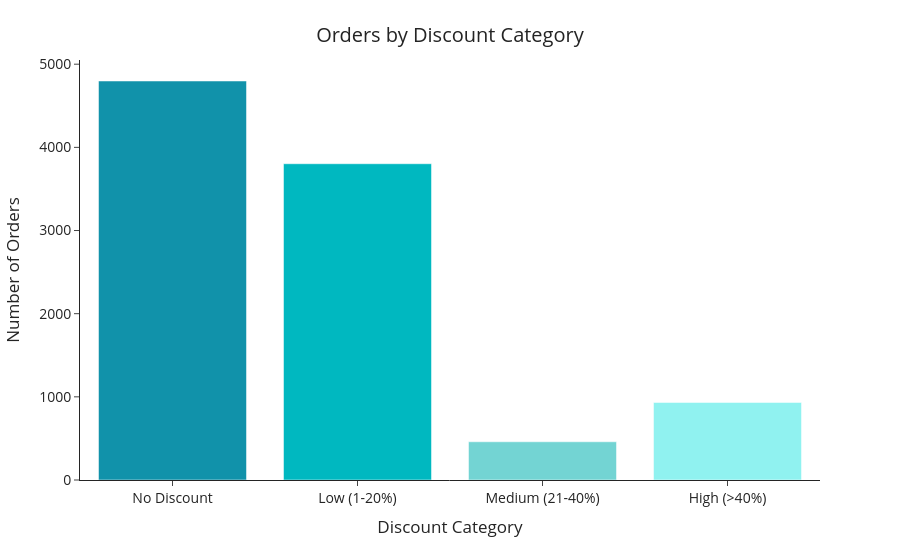

Notebook source saved alongside this figure:
### Code cell
# Discount category
discount_counts = df['Discount Category'].value_counts().sort_index().reset_index()
discount_counts.columns = ['Discount Category', 'Orders']

fig = px.bar(
    discount_counts,
    x='Discount Category',
    y='Orders',
    color='Discount Category',
    template='simple_white',
    color_discrete_sequence=colors
)

fig.update_layout(
    xaxis_title="Discount Category",
    yaxis_title="Number of Orders",
    showlegend=False,
    font=dict(size=14),
    title={'text': "Orders by Discount Category", 'y': 0.95, 'x': 0.5}
)

fig.show()
os.makedirs('../output/images', exist_ok=True)
fig.write_image('../output/images/01_orders_by_discount_category.png', scale=2)

### Figure 1 — Plotly figure (JSON) as saved in the notebook; plotly's stock layout.template omitted (floating-point values rounded to 4 significant figures)
{"data": [{"hovertemplate": "Discount Category=%{x}<br>Orders=%{y}<extra></extra>", "legendgroup": "No Discount", "marker": {"color": "#1192AA", "pattern": {"shape": ""}}, "name": "No Discount", "orientation": "v", "showlegend": true, "textposition": "auto", "type": "bar", "x": ["No Discount"], "xaxis": "x", "y": [4798], "yaxis": "y"}, {"hovertemplate": "Discount Category=%{x}<br>Orders=%{y}<extra></extra>", "legendgroup": "Low (1-20%)", "marker": {"color": "#00B8C0", "pattern": {"shape": ""}}, "name": "Low (1-20%)", "orientation": "v", "showlegend": true, "textposition": "auto", "type": "bar", "x": ["Low (1-20%)"], "xaxis": "x", "y": [3803], "yaxis": "y"}, {"hovertemplate": "Discount Category=%{x}<br>Orders=%{y}<extra></extra>", "legendgroup": "Medium (21-40%)", "marker": {"color": "#73D4D3", "pattern": {"shape": ""}}, "name": "Medium (21-40%)", "orientation": "v", "showlegend": true, "textposition": "auto", "type": "bar", "x": ["Medium (21-40%)"], "xaxis": "x", "y": [460], "yaxis": "y"}, {"hovertemplate": "Discount Category=%{x}<br>Orders=%{y}<extra></extra>", "legendgroup": "High (>40%)", "marker": {"color": "#90F2F0", "pattern": {"shape": ""}}, "name": "High (>40%)", "orientation": "v", "showlegend": true, "textposition": "auto", "type": "bar", "x": ["High (>40%)"], "xaxis": "x", "y": [933], "yaxis": "y"}], "layout": {"barmode": "relative", "font": {"size": 14}, "legend": {"title": {"text": "Discount Category"}, "tracegroupgap": 0}, "margin": {"t": 60}, "showlegend": false, "title": {"text": "Orders by Discount Category", "x": 0.5, "y": 0.95}, "xaxis": {"anchor": "y", "categoryarray": ["No Discount", "Low (1-20%)", "Medium (21-40%)", "High (>40%)"], "categoryorder": "array", "domain": [0, 1], "title": {"text": "Discount Category"}}, "yaxis": {"anchor": "x", "domain": [0, 1], "title": {"text": "Number of Orders"}}}}
